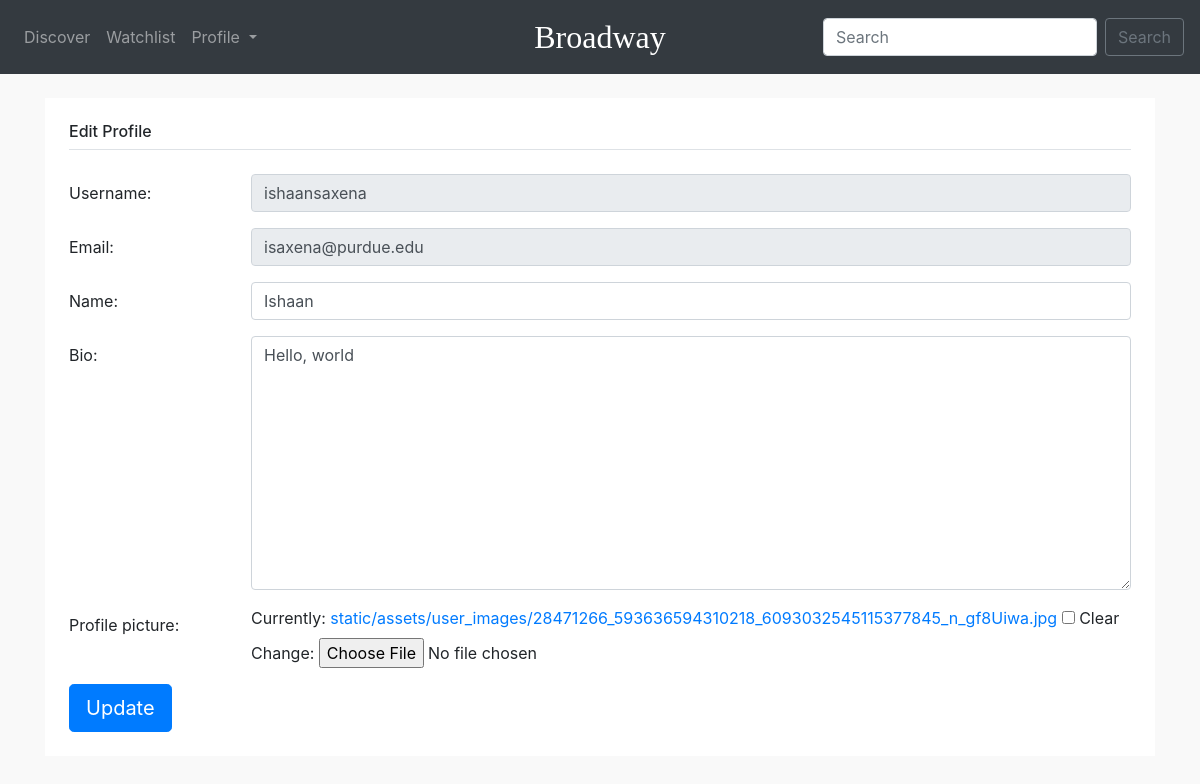
The app's page /u/edit/ (signed in), older data.
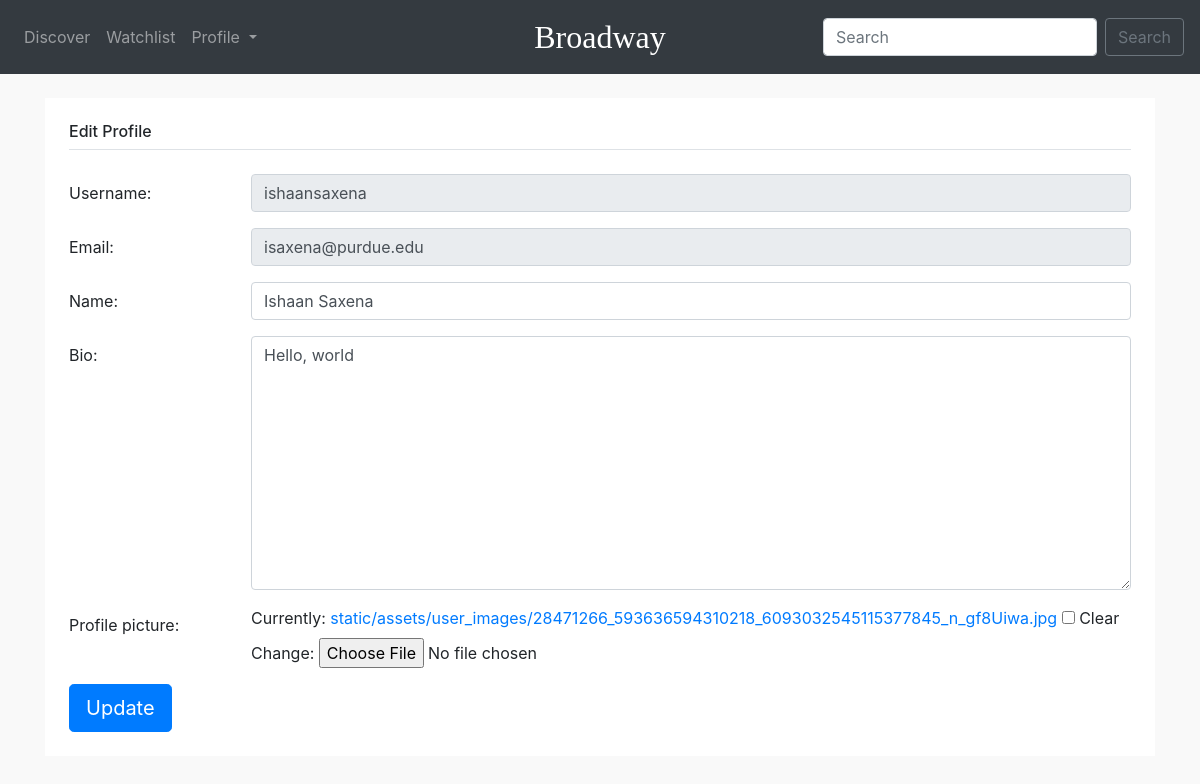
The same page, newer data.
### user/models.py (models this page shows, shortened)
class Profile(models.Model):
    user = models.OneToOneField(User, on_delete=models.CASCADE)
    bio = models.TextField(max_length=512, blank=True)
    birth_date = models.DateField(null=True, blank=True)
    name = models.CharField(max_length=32, blank=True)
    profile_picture = models.ImageField(
        upload_to='static/assets/user_images/',
        default='static/assets/user_images/default.png',
        blank=True
    )
    created_at = models.DateTimeField(
        auto_now_add=True
    )
    followers = models.IntegerField(default=0)
    following = models.IntegerField(default=0)

### user/views.py (the view, shortened to what this page needs)
def edit(request):
    user_profile = Profile.objects.get(user=request.user)
    initial = {
        'profile_picture': user_profile.profile_picture
    }
    form = ProfileUpdateForm(request.POST, request.FILES, initial=initial)
    return render(request, 'user/edit_profile.html', {'form':form, 'profile': user_profile})

### user/forms.py
class ProfileUpdateForm(forms.ModelForm):
    class Meta:
        model = Profile
        fields = ("name", "bio", "profile_picture",)

### templates/user/edit_profile.html (shortened to what this page needs)
{% extends "base.html" %}
{% load static %}
{% block content %}
    {% if user.is_authenticated %}
    <div class="my-4 p-4 bg-white box-shadow">
        <h6 class="border-bottom border-gray pb-2 mb-0">
            Edit Profile
        </h6>
        <form class="mt-4" action="{% url 'edit' %}" method="post" enctype="multipart/form-data">
            <div class="row">
                <div class="col-md-12">
                    <div class="form-group row">
                      <label class="col-md-2 col-form-label">Username:</label>
                      <div class="col-md-10">
                          <input type="text" class="form-control" value="{{ user.username }}" disabled/>
                      </div>
                    </div>
                </div>
            </div>
            <div class="row">
                <div class="col-md-12">
                    <div class="form-group row">
                      <label class="col-md-2 col-form-label">Email:</label>
                      <div class="col-md-10">
                          <input type="text" class="form-control" value="{{ user.email }}" disabled/>
                      </div>
                    </div>
                </div>
            </div>
            <div class="row">
                <div class="col-md-12">
                    <div class="form-group row">
                      <label for="id_name" class="col-md-2 col-form-label">Name:</label>
                      <div class="col-md-10">
                        <input type="text" class="form-control" name="name" maxlength="32" id="id_name" value="{{ profile.name }}"/>
                      </div>
                    </div>
                </div>
            </div>
            <div class="row">
                <div class="col-md-12">
                    <div class="form-group row">
                      <label for="id_name" class="col-md-2 col-form-label">Bio:</label>
                      <div class="col-md-10">
                          <textarea class="form-control" name="bio" cols="40" rows="10" maxlength="512" id="id_bio">{{ profile.bio }}</textarea>
                      </div>
                    </div>
                </div>
            </div>
            <div class="row">
                <div class="col-md-12">
                    <div class="form-group row">
                      <label for="id_name" class="col-md-2 col-form-label">Profile picture:</label>
                      <div class="col-md-10">
                          {{ form.profile_picture }}
                      </div>
                    </div>
                </div>
            </div>
            <input class="btn btn-lg btn-primary" type="submit" value="Update"/>
        </form>
    </div>
    {% else %}
        <a href="{% url 'login' %}" class="btn btn-edit">Login</a>
    {% endif %}
{% endblock %}

Row changes from the older to the newer data that the page shows:
changed Profile "Hello, world": name "Ishaan" → "Ishaan Saxena"
